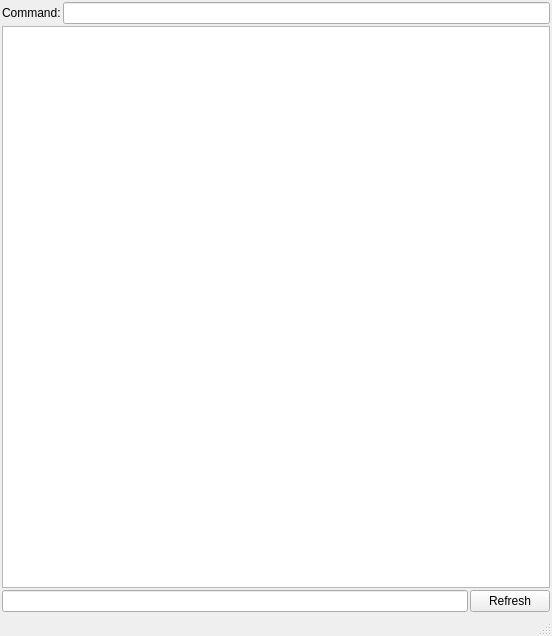
<ui version="4.0" >
 <class>JobCommandHistoryWindowUI</class>
 <widget class="QMainWindow" name="JobCommandHistoryWindowUI" >
  <property name="geometry" >
   <rect>
    <x>0</x>
    <y>0</y>
    <width>552</width>
    <height>636</height>
   </rect>
  </property>
  <property name="windowTitle" >
   <string>MainWindow</string>
  </property>
  <widget class="QWidget" name="centralwidget" >
   <layout class="QVBoxLayout" name="verticalLayout" >
    <property name="spacing" >
     <number>2</number>
    </property>
    <property name="margin" >
     <number>2</number>
    </property>
    <item>
     <layout class="QHBoxLayout" >
      <item>
       <widget class="QLabel" name="label" >
        <property name="text" >
         <string>Command:</string>
        </property>
       </widget>
      </item>
      <item>
       <widget class="QLineEdit" name="mCommandEdit" />
      </item>
     </layout>
    </item>
    <item>
     <widget class="QTextEdit" name="mLogText" />
    </item>
    <item>
     <layout class="QHBoxLayout" name="horizontalLayout" >
      <item>
       <widget class="QLineEdit" name="mPathEdit" >
        <property name="readOnly" >
         <bool>true</bool>
        </property>
       </widget>
      </item>
      <item>
       <widget class="QPushButton" name="mRefreshButton" >
        <property name="text" >
         <string>Refresh</string>
        </property>
        <property name="shortcut" >
         <string>Ctrl+R</string>
        </property>
       </widget>
      </item>
     </layout>
    </item>
   </layout>
  </widget>
  <widget class="QMenuBar" name="menubar" >
   <property name="geometry" >
    <rect>
     <x>0</x>
     <y>0</y>
     <width>552</width>
     <height>29</height>
    </rect>
   </property>
  </widget>
  <widget class="QStatusBar" name="statusbar" />
 </widget>
 <resources/>
 <connections/>
</ui>
